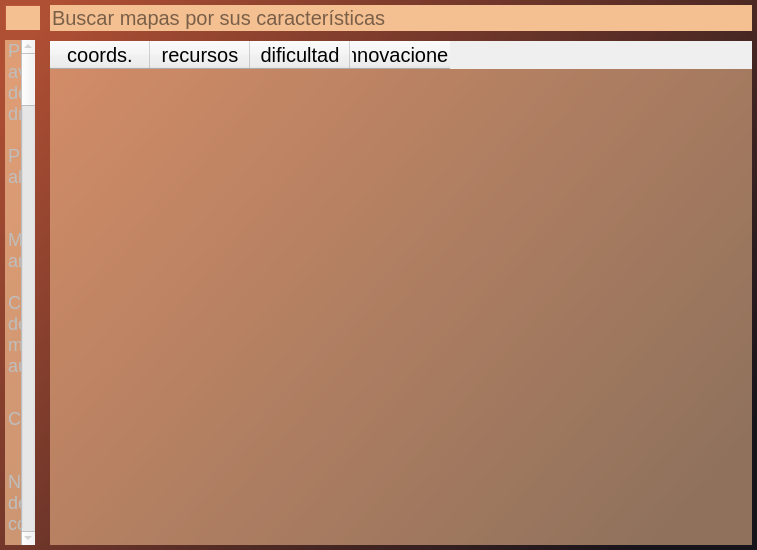
<?xml version="1.0" encoding="UTF-8"?>
<ui version="4.0">
 <class>MainWindow</class>
 <widget class="QMainWindow" name="MainWindow">
  <property name="geometry">
   <rect>
    <x>0</x>
    <y>0</y>
    <width>757</width>
    <height>550</height>
   </rect>
  </property>
  <property name="minimumSize">
   <size>
    <width>600</width>
    <height>550</height>
   </size>
  </property>
  <property name="windowTitle">
   <string>MainWindow</string>
  </property>
  <property name="styleSheet">
   <string notr="true">* {
	font-family: &quot;Tw Cen MT&quot;;
	font-size: 20px;
}</string>
  </property>
  <property name="tabShape">
   <enum>QTabWidget::Rounded</enum>
  </property>
  <widget class="QWidget" name="centralwidget">
   <property name="styleSheet">
    <string notr="true">#centralwidget {
	background-color: qlineargradient(spread:pad, x1:0, y1:0.131, x2:1, y2:0.761, stop:0 rgba(175, 79, 52, 255), stop:1 rgba(23, 20, 27, 255));
}


QLineEdit,
QPushButton {
	background-color: rgba(244, 191, 145, 1);
}
QPushButton {
	border: none;
	border-top: 1px outset;
	border-left: 1px outset;
	border-color: rgb(126, 57, 39);
}
QPushButton:pressed {
	border-top: 1px inset;
	border-left: 1px inset;
	border-color: rgb(126, 57, 39);
}


QTableView {
	background-color: rgba(244, 191, 145, 0.55);
}


QListWidget {
	background-color: rgba(244, 191, 145, 0.7);
	font-size: 18px;
}</string>
   </property>
   <layout class="QHBoxLayout" name="horizontalLayout" stretch="1,3">
    <property name="spacing">
     <number>5</number>
    </property>
    <property name="leftMargin">
     <number>0</number>
    </property>
    <property name="topMargin">
     <number>0</number>
    </property>
    <property name="rightMargin">
     <number>0</number>
    </property>
    <property name="bottomMargin">
     <number>0</number>
    </property>
    <item>
     <widget class="QWidget" name="sidebar" native="true">
      <property name="sizePolicy">
       <sizepolicy hsizetype="Expanding" vsizetype="Preferred">
        <horstretch>0</horstretch>
        <verstretch>0</verstretch>
       </sizepolicy>
      </property>
      <property name="minimumSize">
       <size>
        <width>40</width>
        <height>0</height>
       </size>
      </property>
      <property name="maximumSize">
       <size>
        <width>40</width>
        <height>16777215</height>
       </size>
      </property>
      <layout class="QVBoxLayout" name="verticalLayout_2" stretch="0,0">
       <property name="spacing">
        <number>10</number>
       </property>
       <property name="leftMargin">
        <number>5</number>
       </property>
       <property name="topMargin">
        <number>5</number>
       </property>
       <property name="rightMargin">
        <number>5</number>
       </property>
       <property name="bottomMargin">
        <number>5</number>
       </property>
       <item alignment="Qt::AlignRight|Qt::AlignTop">
        <widget class="QPushButton" name="btn_sidebar_toggle">
         <property name="sizePolicy">
          <sizepolicy hsizetype="Fixed" vsizetype="Fixed">
           <horstretch>0</horstretch>
           <verstretch>0</verstretch>
          </sizepolicy>
         </property>
         <property name="minimumSize">
          <size>
           <width>35</width>
           <height>25</height>
          </size>
         </property>
         <property name="maximumSize">
          <size>
           <width>35</width>
           <height>25</height>
          </size>
         </property>
         <property name="text">
          <string notr="true"/>
         </property>
         <property name="iconSize">
          <size>
           <width>24</width>
           <height>24</height>
          </size>
         </property>
         <property name="autoRepeatInterval">
          <number>200</number>
         </property>
        </widget>
       </item>
       <item>
        <widget class="QListWidget" name="lw_breakthroughs">
         <property name="enabled">
          <bool>false</bool>
         </property>
         <property name="toolTip">
          <string notr="true">&lt;html&gt;&lt;head/&gt;&lt;body&gt;&lt;p&gt;&lt;span style=&quot; font-size:12pt;&quot;&gt;Filtrar mapas por las tecnologías del campo de innovaciones&lt;/span&gt;&lt;/p&gt;&lt;/body&gt;&lt;/html&gt;</string>
         </property>
         <property name="frameShape">
          <enum>QFrame::NoFrame</enum>
         </property>
         <property name="frameShadow">
          <enum>QFrame::Plain</enum>
         </property>
         <property name="horizontalScrollBarPolicy">
          <enum>Qt::ScrollBarAlwaysOff</enum>
         </property>
         <property name="sizeAdjustPolicy">
          <enum>QAbstractScrollArea::AdjustToContents</enum>
         </property>
         <property name="editTriggers">
          <set>QAbstractItemView::SelectedClicked</set>
         </property>
         <property name="tabKeyNavigation">
          <bool>true</bool>
         </property>
         <property name="showDropIndicator" stdset="0">
          <bool>false</bool>
         </property>
         <property name="alternatingRowColors">
          <bool>false</bool>
         </property>
         <property name="textElideMode">
          <enum>Qt::ElideNone</enum>
         </property>
         <property name="verticalScrollMode">
          <enum>QAbstractItemView::ScrollPerPixel</enum>
         </property>
         <property name="horizontalScrollMode">
          <enum>QAbstractItemView::ScrollPerPixel</enum>
         </property>
         <property name="isWrapping" stdset="0">
          <bool>false</bool>
         </property>
         <property name="resizeMode">
          <enum>QListView::Adjust</enum>
         </property>
         <property name="spacing">
          <number>3</number>
         </property>
         <property name="uniformItemSizes">
          <bool>true</bool>
         </property>
         <property name="wordWrap">
          <bool>true</bool>
         </property>
         <item>
          <property name="text">
           <string>Pilotaje avanzado de drones</string>
          </property>
         </item>
         <item>
          <property name="text">
           <string>Planos alienígenas</string>
          </property>
         </item>
         <item>
          <property name="text">
           <string>Músculos artificiales</string>
          </property>
         </item>
         <item>
          <property name="text">
           <string>Centros de mando autónomos</string>
          </property>
         </item>
         <item>
          <property name="text">
           <string>Clonación</string>
          </property>
         </item>
         <item>
          <property name="text">
           <string>Nanites de construcción</string>
          </property>
         </item>
         <item>
          <property name="text">
           <string>Metales del núcleo</string>
          </property>
         </item>
         <item>
          <property name="text">
           <string>Metales raros del núcleo</string>
          </property>
         </item>
         <item>
          <property name="text">
           <string>Agua del núcleo</string>
          </property>
         </item>
         <item>
          <property name="text">
           <string>Criptosueño</string>
          </property>
         </item>
         <item>
          <property name="text">
           <string>Optimización de cúpulas</string>
          </property>
         </item>
         <item>
          <property name="text">
           <string>Agricultura seca</string>
          </property>
         </item>
         <item>
          <property name="text">
           <string>Fusión eterna</string>
          </property>
         </item>
         <item>
          <property name="text">
           <string>Extractor IA</string>
          </property>
         </item>
         <item>
          <property name="text">
           <string>Automatización de fábricas</string>
          </property>
         </item>
         <item>
          <property name="text">
           <string>Siempre joven</string>
          </property>
         </item>
         <item>
          <property name="text">
           <string>Compuestos sin fricción</string>
          </property>
         </item>
         <item>
          <property name="text">
           <string>Arquitectura de gema</string>
          </property>
         </item>
         <item>
          <property name="text">
           <string>Selección de genes</string>
          </property>
         </item>
         <item>
          <property name="text">
           <string>Cultivos gigantes</string>
          </property>
         </item>
         <item>
          <property name="text">
           <string>Buenas vibraciones</string>
          </property>
         </item>
         <item>
          <property name="text">
           <string>Mente colmena</string>
          </property>
         </item>
         <item>
          <property name="text">
           <string>Polarización del casco</string>
          </property>
         </item>
         <item>
          <property name="text">
           <string>Fotovoltaicos hipersensibles</string>
          </property>
         </item>
         <item>
          <property name="text">
           <string>Arquitectura inspiradora</string>
          </property>
         </item>
         <item>
          <property name="text">
           <string>Aprendizaje interplanetario</string>
          </property>
         </item>
         <item>
          <property name="text">
           <string>Extracción magnética</string>
          </property>
         </item>
         <item>
          <property name="text">
           <string>Dieta marciana</string>
          </property>
         </item>
         <item>
          <property name="text">
           <string>Acero marciano</string>
          </property>
         </item>
         <item>
          <property name="text">
           <string>Ingenuidad marciana</string>
          </property>
         </item>
         <item>
          <property name="text">
           <string>Arquitectura multiespiral</string>
          </property>
         </item>
         <item>
          <property name="text">
           <string>Nanorefinamiento</string>
          </property>
         </item>
         <item>
          <property name="text">
           <string>Neo-concreto</string>
          </property>
         </item>
         <item>
          <property name="text">
           <string>Empatía neural</string>
          </property>
         </item>
         <item>
          <property name="text">
           <string>Adaptación nocturna</string>
          </property>
         </item>
         <item>
          <property name="text">
           <string>Amplificaciones de sobrecarga</string>
          </property>
         </item>
         <item>
          <property name="text">
           <string>Cohetes de plasma</string>
          </property>
         </item>
         <item>
          <property name="text">
           <string>Síntesis de plutonio</string>
          </property>
         </item>
         <item>
          <property name="text">
           <string>Compresión de prefabricados</string>
          </property>
         </item>
         <item>
          <property name="text">
           <string>Impresión de electrónica</string>
          </property>
         </item>
         <item>
          <property name="text">
           <string>Proyecto Fénix</string>
          </property>
         </item>
         <item>
          <property name="text">
           <string>Sueño rápido</string>
          </property>
         </item>
         <item>
          <property name="text">
           <string>Modo seguro</string>
          </property>
         </item>
         <item>
          <property name="text">
           <string>Bots de servicio</string>
          </property>
         </item>
         <item>
          <property name="text">
           <string>Soylent Green</string>
          </property>
         </item>
         <item>
          <property name="text">
           <string>Rehabilitación espacial</string>
          </property>
         </item>
         <item>
          <property name="text">
           <string>Computación superconductora</string>
          </property>
         </item>
         <item>
          <property name="text">
           <string>Superhongos</string>
          </property>
         </item>
         <item>
          <property name="text">
           <string>Cables superiores</string>
          </property>
         </item>
         <item>
          <property name="text">
           <string>Tuberías superiores</string>
          </property>
         </item>
         <item>
          <property name="text">
           <string>Carga de trabajo sostenida</string>
          </property>
         </item>
         <item>
          <property name="text">
           <string>El cerebro positrónico</string>
          </property>
         </item>
         <item>
          <property name="text">
           <string>Bomba de vector</string>
          </property>
         </item>
         <item>
          <property name="text">
           <string>Sociedad vocacional</string>
          </property>
         </item>
         <item>
          <property name="text">
           <string>Energía inalámbrica</string>
          </property>
         </item>
         <item>
          <property name="text">
           <string>Computación de espacio cero</string>
          </property>
         </item>
        </widget>
       </item>
      </layout>
     </widget>
    </item>
    <item>
     <widget class="QWidget" name="body" native="true">
      <layout class="QVBoxLayout" name="verticalLayout">
       <property name="spacing">
        <number>10</number>
       </property>
       <property name="leftMargin">
        <number>5</number>
       </property>
       <property name="topMargin">
        <number>5</number>
       </property>
       <property name="rightMargin">
        <number>5</number>
       </property>
       <property name="bottomMargin">
        <number>5</number>
       </property>
       <item>
        <widget class="QLineEdit" name="le_searchbar">
         <property name="toolTip">
          <string notr="true">&lt;html&gt;&lt;head/&gt;&lt;body&gt;&lt;p&gt;&lt;span style=&quot; font-size:12pt;&quot;&gt;Permite buscar mapas a partir de innovaciones que aparecen en ellos, cantidad de agua, cantidad de minerales, entre otros tantos criterios.&lt;/span&gt;&lt;/p&gt;&lt;/body&gt;&lt;/html&gt;</string>
         </property>
         <property name="inputMask">
          <string notr="true"/>
         </property>
         <property name="text">
          <string notr="true"/>
         </property>
         <property name="frame">
          <bool>false</bool>
         </property>
         <property name="placeholderText">
          <string notr="true">Buscar mapas por sus características</string>
         </property>
        </widget>
       </item>
       <item>
        <widget class="QTableWidget" name="tw_mapdata">
         <property name="frameShape">
          <enum>QFrame::NoFrame</enum>
         </property>
         <property name="frameShadow">
          <enum>QFrame::Plain</enum>
         </property>
         <property name="sizeAdjustPolicy">
          <enum>QAbstractScrollArea::AdjustToContents</enum>
         </property>
         <property name="editTriggers">
          <set>QAbstractItemView::NoEditTriggers</set>
         </property>
         <property name="showDropIndicator" stdset="0">
          <bool>false</bool>
         </property>
         <property name="dragDropOverwriteMode">
          <bool>false</bool>
         </property>
         <property name="selectionBehavior">
          <enum>QAbstractItemView::SelectItems</enum>
         </property>
         <property name="verticalScrollMode">
          <enum>QAbstractItemView::ScrollPerPixel</enum>
         </property>
         <property name="horizontalScrollMode">
          <enum>QAbstractItemView::ScrollPerPixel</enum>
         </property>
         <attribute name="verticalHeaderVisible">
          <bool>true</bool>
         </attribute>
         <column>
          <property name="text">
           <string>coords.</string>
          </property>
         </column>
         <column>
          <property name="text">
           <string>recursos</string>
          </property>
         </column>
         <column>
          <property name="text">
           <string>dificultad</string>
          </property>
         </column>
         <column>
          <property name="text">
           <string>innovaciones</string>
          </property>
         </column>
        </widget>
       </item>
      </layout>
     </widget>
    </item>
   </layout>
  </widget>
 </widget>
 <resources/>
 <connections/>
</ui>
